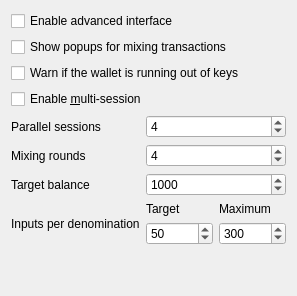
     <widget class="QWidget" name="pageCoinJoin">
      <layout class="QVBoxLayout" name="verticalLayout_4">
       <item>
        <widget class="QCheckBox" name="showAdvancedCJUI">
         <property name="toolTip">
          <string>Show additional information and buttons on overview screen.</string>
         </property>
         <property name="text">
          <string>Enable advanced interface</string>
         </property>
        </widget>
       </item>
       <item>
        <widget class="QCheckBox" name="showCoinJoinPopups">
         <property name="toolTip">
          <string>Show system popups for mixing transactions&lt;br/&gt;just like for all other transaction types.</string>
         </property>
         <property name="text">
          <string>Show popups for mixing transactions</string>
         </property>
        </widget>
       </item>
       <item>
        <widget class="QCheckBox" name="lowKeysWarning">
         <property name="toolTip">
          <string>Show warning dialog when the wallet has very low number of keys left.</string>
         </property>
         <property name="text">
          <string>Warn if the wallet is running out of keys</string>
         </property>
        </widget>
       </item>
       <item>
        <widget class="QCheckBox" name="coinJoinMultiSession">
         <property name="toolTip">
          <string>Whether to use experimental mode with multiple mixing sessions per block.&lt;br/&gt;Note: You must use this feature carefully.&lt;br/&gt;Make sure you always have recent wallet (auto)backup in a safe place!</string>
         </property>
         <property name="text">
          <string>Enable &amp;multi-session</string>
         </property>
        </widget>
       </item>
       <item>
        <layout class="QGridLayout">
         <item row="0" column="0">
          <widget class="QLabel" name="lblCoinJoinSessionsText">
           <property name="toolTip">
            <string>Use this many separate masternodes in parallel to mix funds.&lt;br/&gt;Note: You must use this feature carefully.&lt;br/&gt;Make sure you always have recent wallet (auto)backup in a safe place!</string>
           </property>
           <property name="text">
            <string>Parallel sessions</string>
           </property>
          </widget>
         </item>
         <item row="0" column="1">
          <widget class="QSpinBox" name="coinJoinSessions">
           <property name="minimum">
            <number>1</number>
           </property>
           <property name="maximum">
            <number>10</number>
           </property>
           <property name="value">
            <number>4</number>
           </property>
          </widget>
         </item>
         <item row="1" column="0">
          <widget class="QLabel" name="lblCoinJoinRoundsText">
           <property name="toolTip">
            <string>This setting determines the amount of individual masternodes that an input will be mixed through.&lt;br/&gt;More rounds of mixing gives a higher degree of privacy, but also costs more in fees.</string>
           </property>
           <property name="text">
            <string>Mixing rounds</string>
           </property>
          </widget>
         </item>
         <item row="1" column="1">
          <widget class="QSpinBox" name="coinJoinRounds">
           <property name="minimum">
            <number>2</number>
           </property>
           <property name="maximum">
            <number>16</number>
           </property>
           <property name="value">
            <number>4</number>
           </property>
          </widget>
         </item>
         <item row="2" column="0">
          <widget class="QLabel" name="lblCoinJoinAmountText">
           <property name="toolTip">
            <string>This amount acts as a threshold to turn off mixing once it's reached.</string>
           </property>
           <property name="statusTip">
            <string notr="true"/>
           </property>
           <property name="whatsThis">
            <string notr="true"/>
           </property>
           <property name="accessibleName">
            <string notr="true"/>
           </property>
           <property name="accessibleDescription">
            <string notr="true"/>
           </property>
           <property name="text">
            <string>Target balance</string>
           </property>
          </widget>
         </item>
         <item row="2" column="1">
          <widget class="QSpinBox" name="coinJoinAmount">
           <property name="minimum">
            <number>2</number>
           </property>
           <property name="maximum">
            <number>21000000</number>
           </property>
           <property name="singleStep">
            <number>10</number>
           </property>
           <property name="value">
            <number>1000</number>
           </property>
          </widget>
         </item>
         <item row="3" column="0">
          <widget class="QLabel" name="lblCoinJoinDenoms">
           <property name="toolTip">
            <string>How many inputs of each denominated amount are created.&lt;br/&gt;Lower these numbers if you want fewer smaller denominations.</string>
           </property>
           <property name="text">
            <string>Inputs per denomination</string>
           </property>
          </widget>
         </item>
         <item row="3" column="1">
          <layout class="QHBoxLayout">
           <item>
            <layout class="QVBoxLayout">
             <item>
              <widget class="QLabel" name="lblCoinJoinDenomsTarget">
               <property name="toolTip">
                <string>Try to create at least this many inputs for each denominated amount.&lt;br/&gt;Lower this number if you want fewer smaller denominations.</string>
               </property>
               <property name="text">
                <string>Target</string>
               </property>
              </widget>
             </item>
             <item>
              <widget class="QSpinBox" name="coinJoinDenomsGoal">
               <property name="minimum">
                <number>10</number>
               </property>
               <property name="maximum">
                <number>100000</number>
               </property>
               <property name="singleStep">
                <number>10</number>
               </property>
               <property name="value">
                <number>50</number>
               </property>
              </widget>
             </item>
            </layout>
           </item>
           <item>
            <layout class="QVBoxLayout">
             <item>
              <widget class="QLabel" name="lblCoinJoinDenomsMaximum">
               <property name="toolTip">
                <string>Create up to this many inputs for each denominated amount.&lt;br/&gt;Lower this number if you want fewer smaller denominations.</string>
               </property>
               <property name="text">
                <string>Maximum</string>
               </property>
              </widget>
             </item>
             <item>
              <widget class="QSpinBox" name="coinJoinDenomsHardCap">
               <property name="minimum">
                <number>10</number>
               </property>
               <property name="maximum">
                <number>100000</number>
               </property>
               <property name="singleStep">
                <number>10</number>
               </property>
               <property name="value">
                <number>300</number>
               </property>
              </widget>
             </item>
            </layout>
           </item>
          </layout>
         </item>
        </layout>
       </item>
       <item>
        <spacer name="verticalSpacerPS">
         <property name="orientation">
          <enum>Qt::Vertical</enum>
         </property>
         <property name="sizeHint" stdset="0">
          <size>
           <width>20</width>
           <height>40</height>
          </size>
         </property>
        </spacer>
       </item>
      </layout>
     </widget>
